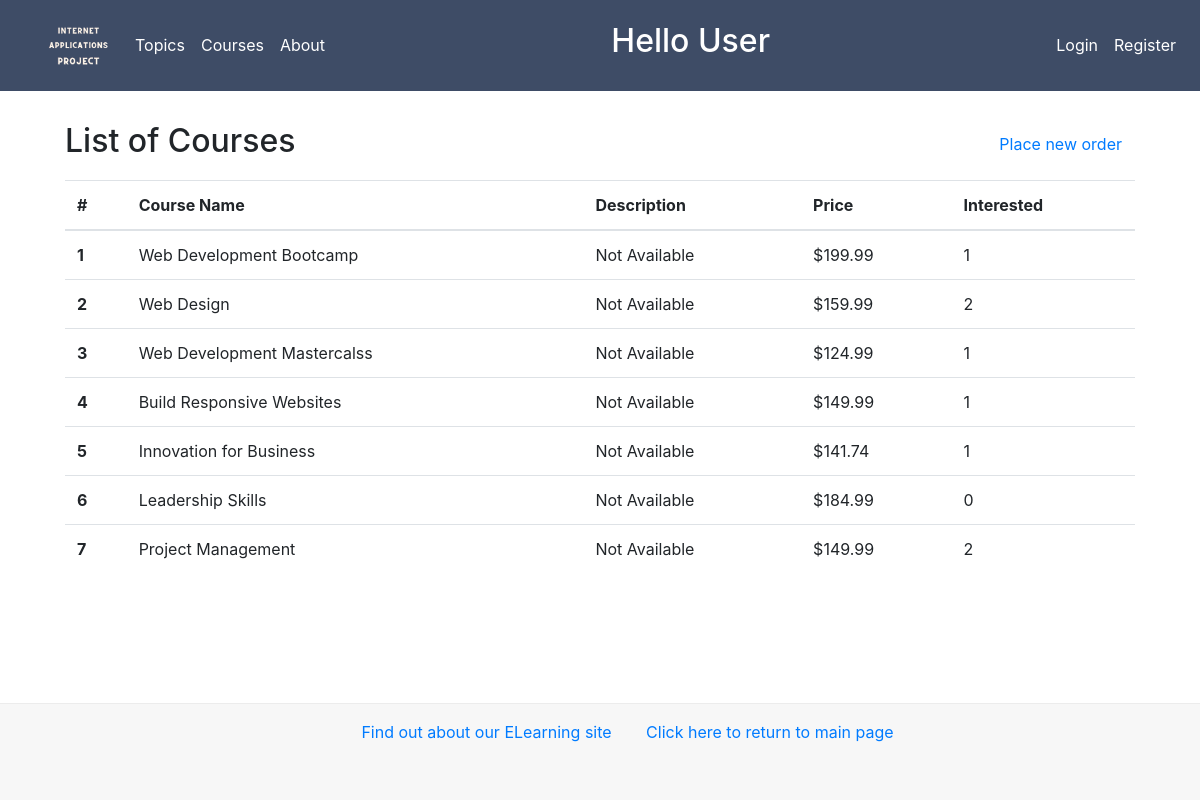
The app's page /myapp/courses/, older data.
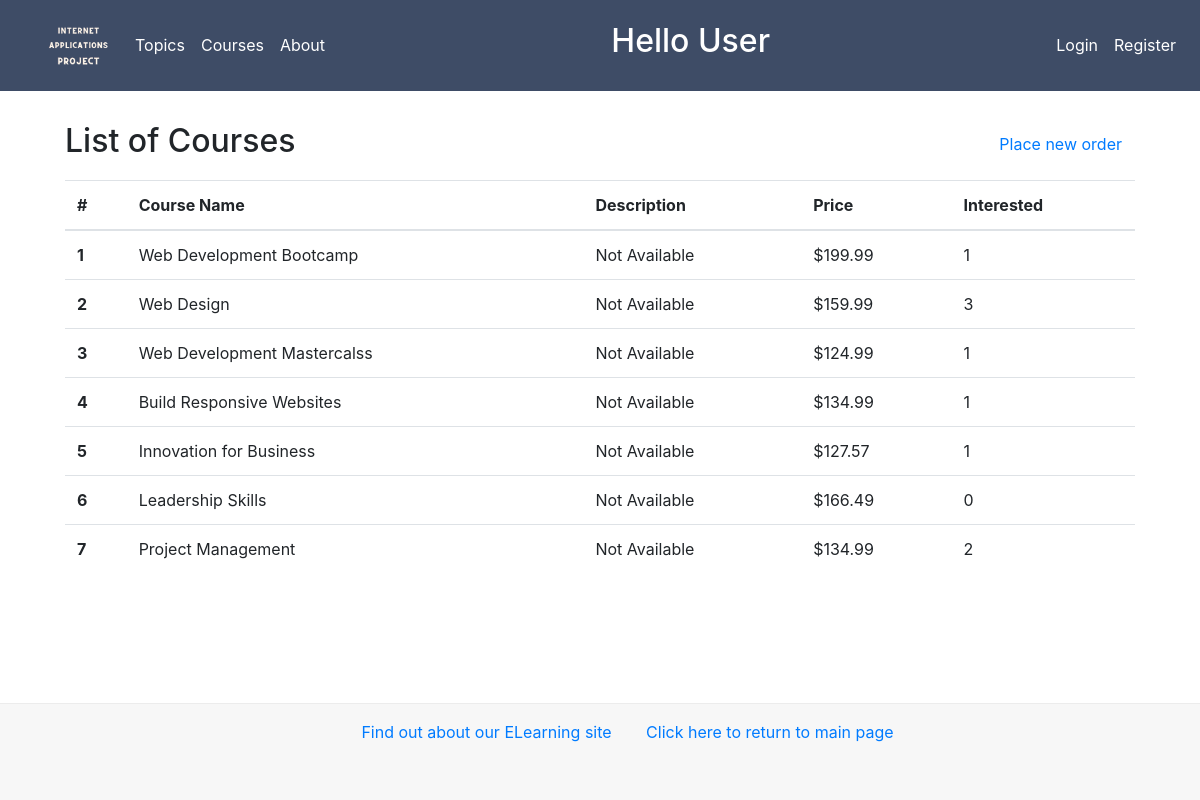
The same page, newer data.
### newdjangoProject/models.py (models this page shows, shortened)
class Course(models.Model):
    topic = models.ForeignKey(
        Topic, related_name='courses', on_delete=models.CASCADE)
    name = models.CharField(max_length=200)
    price = models.DecimalField(
        max_digits=10, decimal_places=2, validators=[validate_price])
    for_everyone = models.BooleanField(default=True)
    description = models.TextField(max_length=300, null=True, blank=True)
    interested = models.PositiveIntegerField(default=0)
    stages = models.PositiveIntegerField(default=3)

### newdjangoProject/views.py (the view)
# urls.py: path(r'courses/', views.courses, name='courses'),
def courses(request):
    course_list = Course.objects.all().order_by('id')
    return render(request, 'newdjangoProject/courses.html', {'course_list': course_list})

### newdjangoProject/templates/newdjangoProject/courses.html (shortened to what this page needs)
{% extends 'newdjangoProject/base.html' %} {% block body_block %}
<h2 class="header">
  List of Courses
  <button type="button" class="btn btn-link">
    <a href="{% url 'placeorder' %}">Place new order</a>
  </button>
</h2>
{% include 'newdjangoProject/course-list.html' %}  {%endblock %}

### newdjangoProject/templates/newdjangoProject/course-list.html
{% block course-list %}
<table class="table">
  <thead>
    <tr>
      <th scope="col">#</th>
      <th scope="col">Course Name</th>
      <th scope="col">Description</th>
      <th scope="col">Price</th>
      <th scope="col">Interested</th>
    </tr>
  </thead>
  <tbody>
    {% if course_list %} {% for course in course_list %}
    <tr>
      <th scope="row">{{ forloop.counter }}</th>
      <td>{{course.name}}</td>
      <td>
        {% if course.description %} {{course.description}} {% else %} Not
        Available {% endif %}
      </td>
      <td>${{course.price}}</td>
      <td>{{course.interested}}</td>
    </tr>
    {% endfor %} {% else %}
    <td colspan="4">There are no available courses!</td>
    {% endif %}
  </tbody>
</table>
{% endblock %}

Row changes from the older to the newer data that the page shows:
changed Course "Web Design": interested "2" → "3"
changed Course "Build Responsive Websites": price "149.99" → "134.99"
changed Course "Innovation for Business": price "141.74" → "127.57"
changed Course "Leadership Skills": price "184.99" → "166.49"
changed Course "Project Management": price "149.99" → "134.99"
